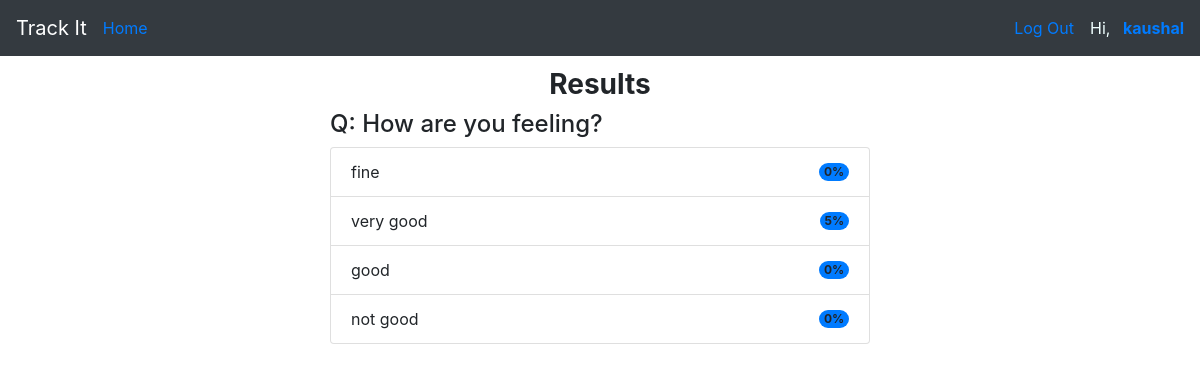
The app's page /polls/result/5/ (signed in), older data.
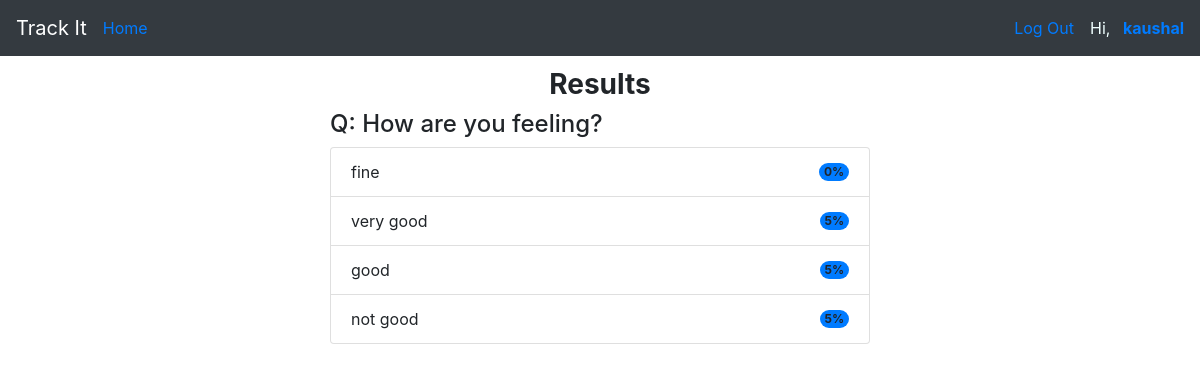
The same page, newer data.
### pollsapp/models.py (models this page shows, shortened)
class Question(models.Model):
    user  = models.ForeignKey(User, on_delete=models.CASCADE ,related_name="questions")
    question_text = models.CharField(max_length=200)

class Answer(models.Model):
    question = models.ForeignKey(Question,on_delete=models.CASCADE,related_name="answers")
    answer_text = models.CharField(max_length=200)
    count  = models.IntegerField(default = 0)

### pollsapp/views.py (the view)
# urls.py: path('result/<str:pk>/',views.result,name = 'result'),
def result(request,pk):
    question = Question.objects.get(id = pk)
    options = question.answers.all()
    if request.method == 'POST':
        inputvalue = request.POST['choice']
        selection_option = options.get(id=inputvalue)
        selection_option.count += 5
        selection_option.save()
    return render(request, 'result.html', {'question': question, 'options': options})

### templates/result.html
{% extends "base.html" %}
{% load static %}
{% block bodyblock %}
 <div class="container h-75">
     <div class="row h-100 justify-content-center align-items-center">
         <div class="col-10 col-md-8 col-lg-6">
<h3 style = "text-align: center"><strong>Results</strong></h3>
<h4>Q: {{question.question_text}}</h4>
<div>
<ul class="list-group">
{% for option in options %}
<li class="list-group-item d-flex justify-content-between align-items-center">
    {{option.answer_text}}
    <span class="badge bg-primary rounded-pill">{{option.count}}%</span>
  </li>
  {% endfor %}
</ul>
</div>
</div>
</div>
</div>
{% endblock %}

### templates/base.html (shortened to what this page needs)
<!doctype html >
{% load static %}
<html lang="en" class="h-100">
  <head>
    <link rel="stylesheet" href="https://cdnjs.cloudflare.com/ajax/libs/font-awesome/4.7.0/css/font-awesome.min.css"/>
    <link rel="stylesheet" href="https://maxcdn.bootstrapcdn.com/bootstrap/4.0.0/css/bootstrap.min.css">
    <link rel="stylesheet" href="https://stackpath.bootstrapcdn.com/bootstrap/4.0.0/js/bootstrap.bundle.min.js">
    <link rel="stylesheet" href="https://cdnjs.cloudflare.com/ajax/libs/jquery/3.2.1/jquery.min.js">
    <link rel="stylesheet" href="https://cdn.jsdelivr.net/npm/bootstrap@4.3.1/dist/css/bootstrap.min.css">
  </head>
  <body class="h-50">
    <nav class="navbar navbar-expand-lg navbar-dark bg-dark">
        <a class="navbar-brand" href="{% url 'index' %}">Track It</a>
        <div class="collapse navbar-collapse" id="navbarSupportedContent">
          <ul class="navbar-nav mr-auto">
            <li class="nav-item active">
              <a "class="nav-link" href="{% url 'index' %}">Home</a>
            </li>
          </ul>
          <ul class="nav navbar-nav navbar-right" style="color: azure;" >
            {% if user.is_authenticated %}
            <li>
              <a class = "mx-2" href="{% url 'logout' %}">Log Out</a>
            </li>
            <li>
              <a class = "mx-2" >Hi,<a href="{% url 'profile' %}"> <b> {{user.username}}</b></a></a>
            </li>
              {% else %}
              <li>
                <a class='nav navbar-right ' href="{% url 'login' %}">Login</a>
              </li>
              {% endif %}
          </ul>
        </div>
      </nav>
    {% block bodyblock %}
    {% endblock %}
    </body>
    </html>

Row changes from the older to the newer data that the page shows:
changed Answer "good": count "0" → "5"
changed Answer "not good": count "0" → "5"
